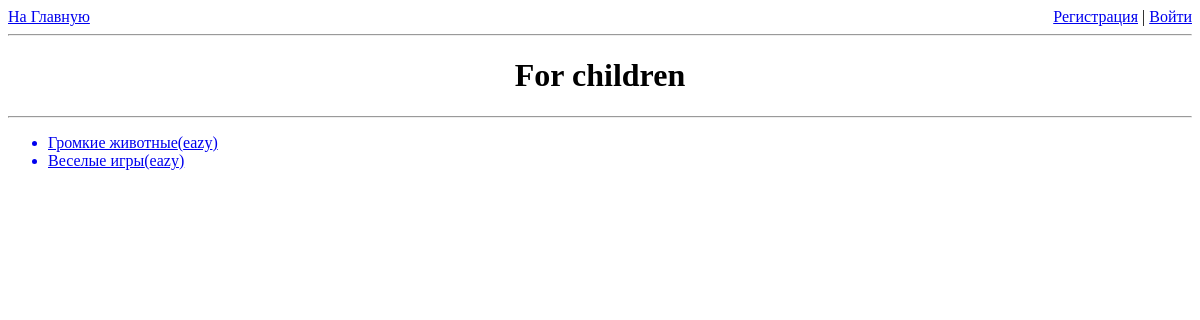
Page /1/ on the earlier database version.
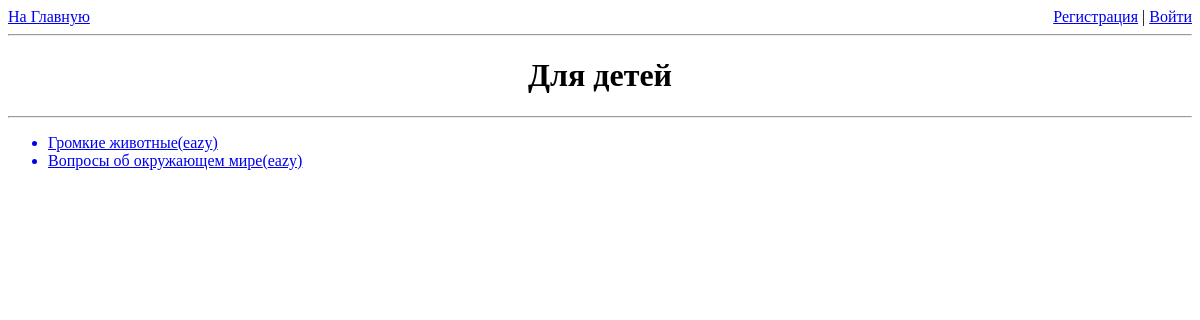
Same page on the later database version.
### tests/models.py (models this page shows, shortened)
class Category(models.Model):
    name = models.CharField('Название', max_length=100)
    class Meta:
        verbose_name = 'Категория'
        verbose_name_plural = 'Категории'

class Test(models.Model):
    class Level(models.TextChoices):
        EAZY = ('eazy', 'Легко')
        MEDIUM = ('medium', 'Средне')
        HARD = ('hard', 'Сложно')
    name = models.CharField('Название', max_length=100)
    level = models.CharField('Сложность',
                            max_length=6,
                            choices=Level.choices,
                            default=Level.EAZY)
    created_at = models.DateTimeField(auto_now_add=True)
    updated_at = models.DateTimeField(auto_now=True)
    category = models.ForeignKey(Category,
                                 related_name='tests',
                                 on_delete=models.CASCADE)
    class Meta:
        verbose_name = 'Тест'
        verbose_name_plural = 'Тесты'
    def get_absolute_url(self):
        return reverse('test_page', kwargs={'cat_id': self.category.id,
                                            'test_id': self.pk})

### tests/views.py (the view)
# urls.py: path('<int:cat_id>/', category_page, name='category'),
def category_page(request, cat_id):
    category = Category.objects.get(pk=cat_id)
    context = {
        'category': category
    }
    return render(request,
                  'tests/category_page.html',
                  context=context)

### tests/templates/tests/category_page.html (shortened to what this page needs)
{% extends 'base.html' %}
{% block content %}
    <h1 style="text-align: center;">{{ category.name }}</h1>
    <hr>
    <ul>
        {% for test in category.tests.all %}
            <a href="{{ test.get_absolute_url }}">
                <li>{{ test.name }}({{ test.level }})</li>
            </a>
        {% endfor %}
    </ul>
{% endblock %}

### tests/templates/base.html (shortened to what this page needs)
<!DOCTYPE html>
<html lang="en">
<head>
</head>
<body>
    <header>
        <nav style="display: flex; justify-content: space-between;">
            <a href="{% url 'home' %}">На Главную</a>
            {% if request.user.is_authenticated %}
                <div>
                    <span>{{ request.user.username }}</span> | <a href="{% url 'auth_users:logout' %}">Выйти</a>
                </div>
            {% else %}
            <div>
                <a href="{% url 'auth_users:register' %}">Регистрация</a> |
                <a href="{% url 'auth_users:login' %}">Войти</a>
            </div>
            {% endif %}
        </nav>
        <hr>
    </header>
    {% block content %}
    {% endblock %}
</body>
</html>

Differences in the rows shown:
removed Test: name "Веселые игры", level "eazy"
changed Category: name "For children" → "Для детей"
added Test: name "Вопросы об окружающем мире", level "eazy"
